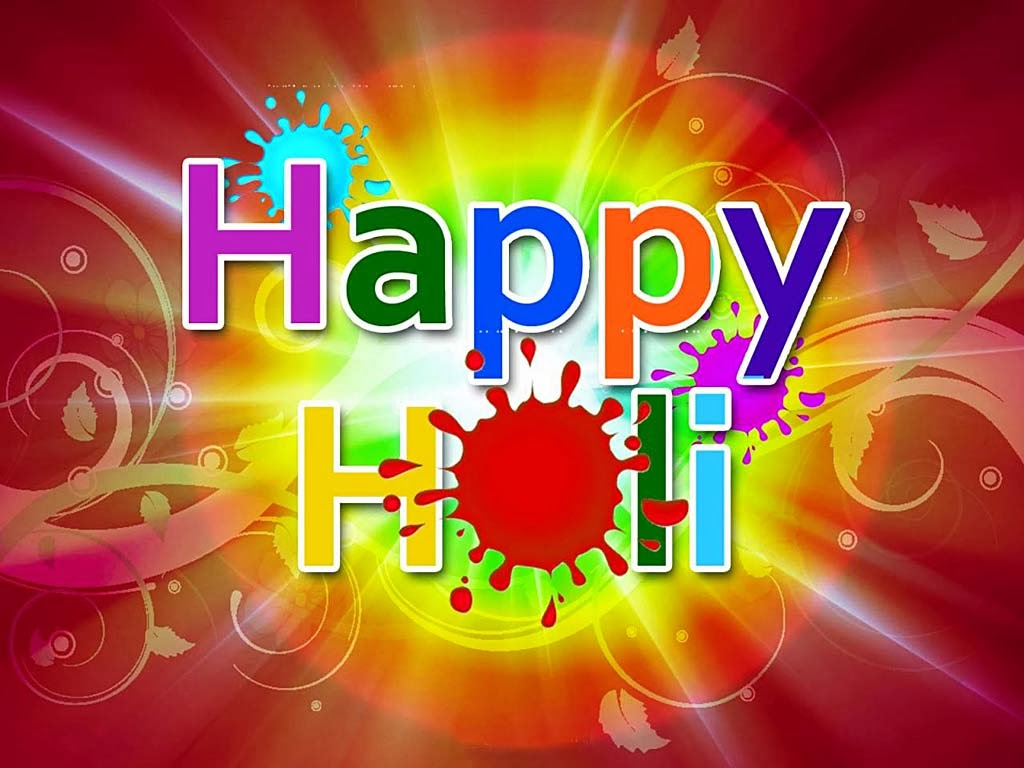
#> input picture Greeting_generator/happy-holi.jpg, 1024 x 768 px
$ python happy_holi_friends.py
#> lines starting #> are read from the running program, lines starting #| are printed output that depends on the picture
'''python code to add text in the image by using PIL(Python Image Library module)
	The program adds name in the image hello.jpg
'''

from PIL import Image, ImageFont, ImageDraw
#assigning array for generating multiple files with different text
names=["Aastha","Sangeeta","Ashwin"]

for name in names:
	#opening an image file
	source_img = Image.open("happy-holi.jpg").convert("RGBA")
	draw= ImageDraw.Draw(source_img)
	#specifying cordinates,value, font and color of the text
	draw.text((295,603),name,font=ImageFont.truetype("/usr/share/fonts/truetype/freefont/FreeMono.ttf",size=110),fill="white")
	#saving the image
	source_img.save("./happy-holi-"+name+".jpeg", "JPEG")
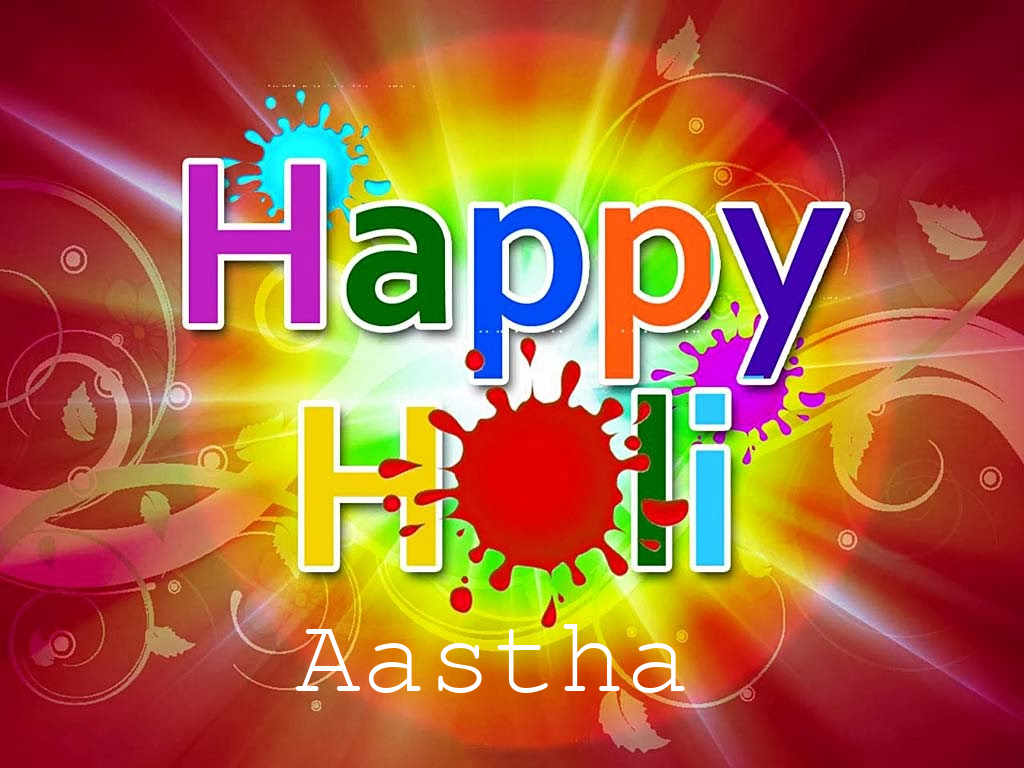
#> saved as happy-holi-Aastha.jpeg: PIL image 1024x768 RGBA; mean R, G, B, A 172.6, 98.2, 61, 255
